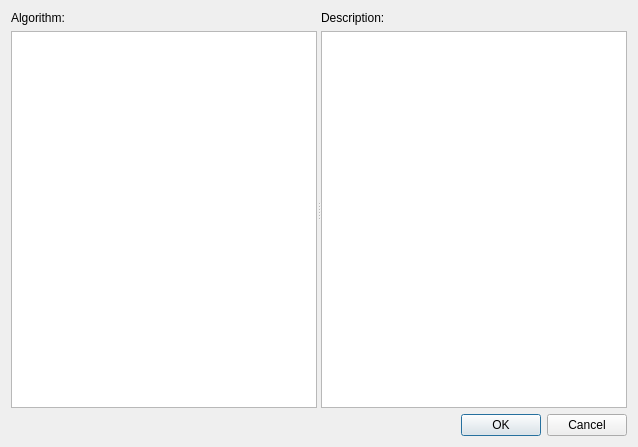
<?xml version="1.0" encoding="UTF-8"?>
<ui version="4.0">
 <class>PreProcessorGridCreatingConditionAlgorithmSelectDialog</class>
 <widget class="QDialog" name="PreProcessorGridCreatingConditionAlgorithmSelectDialog">
  <property name="geometry">
   <rect>
    <x>0</x>
    <y>0</y>
    <width>638</width>
    <height>447</height>
   </rect>
  </property>
  <property name="windowTitle">
   <string>Select Grid Creating Algorithm</string>
  </property>
  <layout class="QVBoxLayout" name="verticalLayout_3">
   <item>
    <widget class="QSplitter" name="splitter">
     <property name="sizePolicy">
      <sizepolicy hsizetype="Expanding" vsizetype="Preferred">
       <horstretch>0</horstretch>
       <verstretch>0</verstretch>
      </sizepolicy>
     </property>
     <property name="orientation">
      <enum>Qt::Horizontal</enum>
     </property>
     <property name="opaqueResize">
      <bool>true</bool>
     </property>
     <property name="childrenCollapsible">
      <bool>false</bool>
     </property>
     <widget class="QWidget" name="layoutWidget">
      <layout class="QVBoxLayout" name="verticalLayout_2" stretch="0,1">
       <item>
        <widget class="QLabel" name="algoLabel">
         <property name="text">
          <string>Algorithm:</string>
         </property>
        </widget>
       </item>
       <item>
        <widget class="QListWidget" name="algoListWidget"/>
       </item>
      </layout>
     </widget>
     <widget class="QWidget" name="layoutWidget2">
      <layout class="QVBoxLayout" name="verticalLayout" stretch="0,1">
       <item>
        <widget class="QLabel" name="descLabel">
         <property name="text">
          <string>Description:</string>
         </property>
        </widget>
       </item>
       <item>
        <widget class="QTextBrowser" name="descBrowser">
         <property name="sizePolicy">
          <sizepolicy hsizetype="Preferred" vsizetype="Expanding">
           <horstretch>0</horstretch>
           <verstretch>0</verstretch>
          </sizepolicy>
         </property>
        </widget>
       </item>
      </layout>
     </widget>
    </widget>
   </item>
   <item>
    <widget class="QDialogButtonBox" name="buttonBox">
     <property name="orientation">
      <enum>Qt::Horizontal</enum>
     </property>
     <property name="standardButtons">
      <set>QDialogButtonBox::Cancel|QDialogButtonBox::Ok</set>
     </property>
    </widget>
   </item>
  </layout>
 </widget>
 <resources/>
 <connections>
  <connection>
   <sender>buttonBox</sender>
   <signal>accepted()</signal>
   <receiver>PreProcessorGridCreatingConditionAlgorithmSelectDialog</receiver>
   <slot>accept()</slot>
   <hints>
    <hint type="sourcelabel">
     <x>248</x>
     <y>254</y>
    </hint>
    <hint type="destinationlabel">
     <x>157</x>
     <y>274</y>
    </hint>
   </hints>
  </connection>
  <connection>
   <sender>buttonBox</sender>
   <signal>rejected()</signal>
   <receiver>PreProcessorGridCreatingConditionAlgorithmSelectDialog</receiver>
   <slot>reject()</slot>
   <hints>
    <hint type="sourcelabel">
     <x>316</x>
     <y>260</y>
    </hint>
    <hint type="destinationlabel">
     <x>286</x>
     <y>274</y>
    </hint>
   </hints>
  </connection>
 </connections>
</ui>
